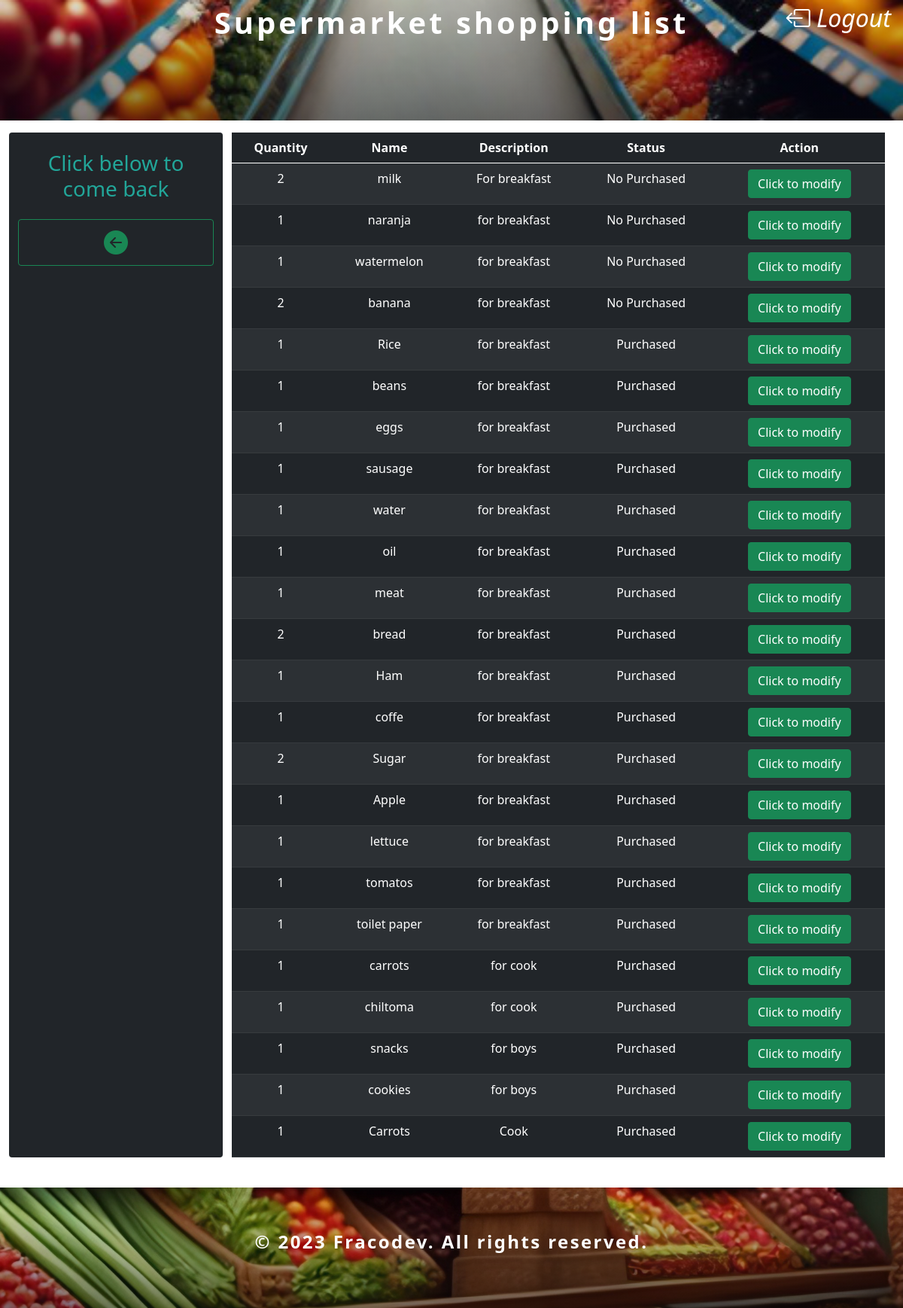
Page /purchased/ (signed in) on the committed database.
### shoplist/models.py (models this page shows, shortened)
class Item(models.Model):
    name = models.CharField(max_length=255, blank=False, null=False)
    description = models.CharField(max_length=50)
    number = models.IntegerField(default=1)
    purchased = models.BooleanField(default=False)
    purchased_at = models.DateTimeField(auto_now_add=True)

### shoplist/views.py (the view)
# urls.py: path('purchased/', PurchasedView.as_view(), name='purchased'),
class PurchasedView(LoginRequiredMixin, TemplateView):
    login_url = reverse_lazy('login')
    template_name = "shoplist/purchased_status.html"
    def get_context_data(self, **kwargs):
        context = super().get_context_data(**kwargs)
        context["items"] = Item.objects.all()
        return context

### shoplist/templates/shoplist/purchased_status.html (shortened to what this page needs)
{% extends 'shoplist/base.html' %}
{% block nav-content %}
    <div class="container-fluid">
        <h3 class="text-center" style="color: #22A699;">Click below to come back</h3>
    </div>
    <a href="{% url 'home' %}" class="btn btn-outline-success me-2 w-100" type="button">
        <i style="font-size: 2em;" class="bi bi-arrow-left-circle-fill"></i>
    </a>
{% endblock nav-content %}
{% block table %}
    <table
    id="table-purchased"
    class="table table-striped table-dark display responsive nowrap"
    width="100%"
    style="padding-top: 0.5em;">
        <thead>
            <tr class="text-center">
                <th class="text-center" data-priority="4" scope="col">Quantity</th>
                <th class="text-center" data-priority="1" scope="col">Name</th>
                <th class="text-center" data-priority="5" scope="col">Description</th>
                <th class="text-center" data-priority="2" scope="col">Status</th>
                <th class="text-center" data-priority="3" scope="col">Action</th>
            </tr>
        </thead>
        <tbody id="tbody-shopping">
            {% for item in items %}
                <tr class="text-center" id="tr-{{item.id}}">
                    <td id="number-{{item.id}}">{{item.number}}</td>
                    <td id="name-{{item.id}}">{{item.name}}</td>
                    <td id="desc-{{item.id}}">{{item.description}}</td>
                    <td
                    id="purchased-{{item.id}}"
                    data-purchased-value="{{item.purchased}}"
                    style="white-space: normal; word-wrap: break-word;">
                        {% if item.purchased %}
                            Purchased
                        {% else %}
                            No Purchased
                        {% endif %}
                    </td>
                    <td id="tdButton-{{item.id}}" class="tdButton">
                        <button
                        type="button"
                        class="btn btn-success btn-purchased"
                        data-url="{% url 'item' item.id %}"
                        data-item-id ="{{item.id}}">
                            Click to modify
                        </button>
                    </td>
                </tr>
            {% endfor %}
        </tbody>
    </table>
{% endblock table %}
{% block custom-scripts %}
{% load static %}
{% endblock custom-scripts %}

### rows in the picture
Item: number "2", name "milk", description "For breakfast", purchased "No Purchased"
Item: number "1", name "naranja", description "for breakfast", purchased "No Purchased"
Item: number "1", name "watermelon", description "for breakfast", purchased "No Purchased"
Item: number "2", name "banana", description "for breakfast", purchased "No Purchased"
Item: number "1", name "Rice", description "for breakfast", purchased "Purchased"
Item: number "1", name "beans", description "for breakfast", purchased "Purchased"
Item: number "1", name "eggs", description "for breakfast", purchased "Purchased"
Item: number "1", name "sausage", description "for breakfast", purchased "Purchased"
Item: number "1", name "water", description "for breakfast", purchased "Purchased"
Item: number "1", name "oil", description "for breakfast", purchased "Purchased"
Item: number "1", name "meat", description "for breakfast", purchased "Purchased"
Item: number "2", name "bread", description "for breakfast", purchased "Purchased"
Item: number "1", name "Ham", description "for breakfast", purchased "Purchased"
Item: number "1", name "coffe", description "for breakfast", purchased "Purchased"
Item: number "2", name "Sugar", description "for breakfast", purchased "Purchased"
Item: number "1", name "Apple", description "for breakfast", purchased "Purchased"
Item: number "1", name "lettuce", description "for breakfast", purchased "Purchased"
Item: number "1", name "tomatos", description "for breakfast", purchased "Purchased"
Item: number "1", name "toilet paper", description "for breakfast", purchased "Purchased"
Item: number "1", name "carrots", description "for cook", purchased "Purchased"
Item: number "1", name "chiltoma", description "for cook", purchased "Purchased"
Item: number "1", name "snacks", description "for boys", purchased "Purchased"
Item: number "1", name "cookies", description "for boys", purchased "Purchased"
Item: number "1", name "Carrots", description "Cook", purchased "Purchased"
